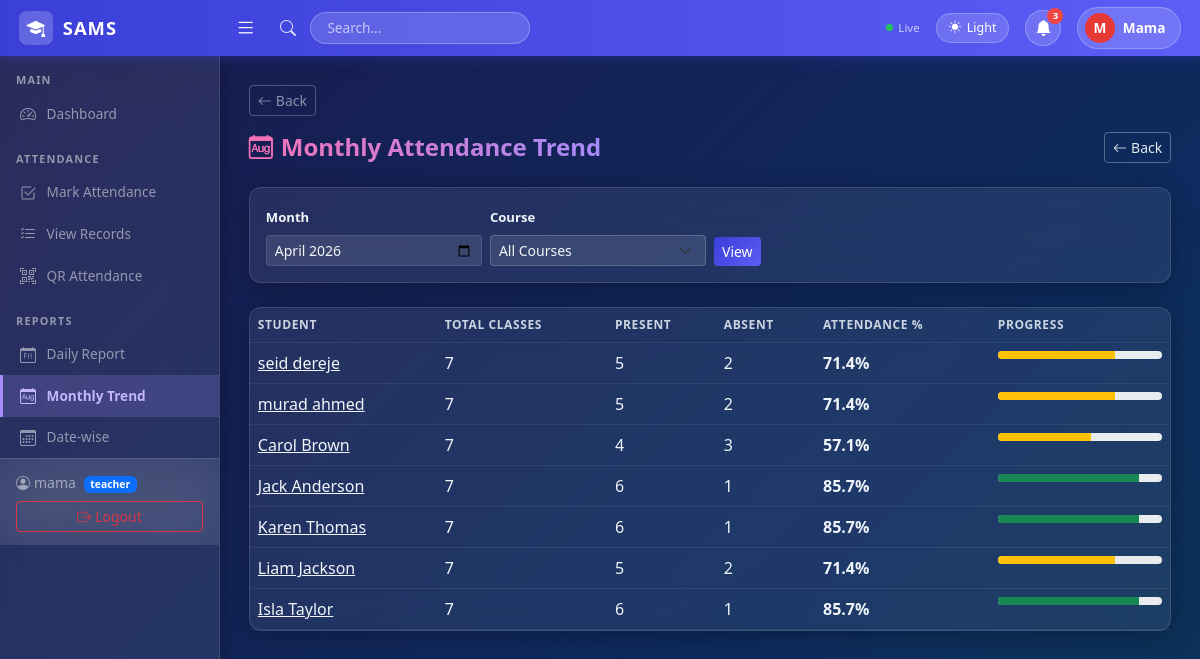
The page /reports/monthly/ (signed in) on the database its author committed.
### core/models.py (models this page shows, shortened)
class Profile(models.Model):
    ROLE_CHOICES = [('admin', 'Admin'), ('teacher', 'Teacher'), ('student', 'Student')]
    user = models.OneToOneField(User, on_delete=models.CASCADE)
    role = models.CharField(max_length=10, choices=ROLE_CHOICES, default='teacher')

class Student(models.Model):
    student_id = models.CharField(max_length=20, unique=True, null=True, blank=True)
    first_name = models.CharField(max_length=50)
    last_name = models.CharField(max_length=50)
    section = models.CharField(max_length=50, null=True, blank=True)
    department = models.CharField(max_length=100, null=True, blank=True)
    parent_contact = models.CharField(max_length=20, null=True, blank=True)
    class_group = models.ForeignKey(ClassGroup, on_delete=models.SET_NULL, null=True, blank=True, related_name='students')
    courses = models.ManyToManyField(Course, blank=True)
    user = models.OneToOneField(User, on_delete=models.SET_NULL, null=True, blank=True, related_name='student_profile')
    def __str__(self):
        return f"{self.first_name} {self.last_name}"

### core/views.py (the view)
    def wrapper(request, *args, **kwargs):
        if not request.user.is_authenticated:
            return redirect('login')
        if get_role(request.user) == 'student':
            return redirect('student_dashboard')
        return view_func(request, *args, **kwargs)

### core/views.py (called while the page is built)
def get_role(user):
    try:
        return user.profile.role
    except Exception:
        return None

def no_student(view_func):
    def wrapper(request, *args, **kwargs):
        if not request.user.is_authenticated:
            return redirect('login')
        if get_role(request.user) == 'student':
            return redirect('student_dashboard')
        return view_func(request, *args, **kwargs)
    return wrapper

### templates/reports/monthly.html (shortened to what this page needs)
{% extends 'base.html' %}
{% block content %}
<div class="d-flex justify-content-between align-items-center mb-4">
  <h4 class="fw-bold mb-0" style="background: linear-gradient(90deg, #f472b6, #a78bfa); -webkit-background-clip: text; -webkit-text-fill-color: transparent; background-clip: text;"><i class="bi bi-calendar-month me-2" style="-webkit-text-fill-color:#f472b6;"></i>Monthly Attendance Trend</h4>
  <a href="{% url 'home' %}" class="btn btn-sm" style="border:1px solid rgba(255,255,255,0.3); color:#e2e8f0; background:transparent;">
    <i class="bi bi-arrow-left me-1"></i>Back
  </a>
</div>
<div class="card p-3 mb-4">
  <form method="get" class="row g-2 align-items-end">
    <div class="col-md-3">
      <label class="form-label">Month</label>
      <input type="month" name="month" class="form-control form-control-sm" value="{{ month }}">
    </div>
    <div class="col-md-3">
      <label class="form-label">Course</label>
      <select name="course" class="form-select form-select-sm">
        <option value="">All Courses</option>
      </select>
    </div>
    <div class="col-md-2">
      <button class="btn btn-primary btn-sm">View</button>
    </div>
  </form>
</div>
<div class="card">
  <table class="table table-hover mb-0">
    <thead>
      <tr>
        <th>Student</th>
        <th>Total Classes</th>
        <th>Present</th>
        <th>Absent</th>
        <th>Attendance %</th>
        <th>Progress</th>
      </tr>
    </thead>
    <tbody>
      {% for row in summary %}
      <tr>
        <td><a href="{% url 'student_detail' row.student.id %}">{{ row.student }}</a></td>
        <td>{{ row.total }}</td>
        <td class="text-success">{{ row.present }}</td>
        <td class="text-danger">{{ row.absent }}</td>
        <td><strong>{{ row.pct }}%</strong></td>
        <td style="min-width:120px;">
          <div class="progress" style="height:8px;">
            <div class="progress-bar pct-bar {% if row.pct >= 75 %}bg-success{% elif row.pct >= 50 %}bg-warning{% else %}bg-danger{% endif %}"
              role="progressbar"
              data-pct="{{ row.pct|floatformat:0 }}"
              aria-valuenow="{{ row.pct|floatformat:0 }}"
              aria-valuemin="0"
              aria-valuemax="100"></div>
          </div>
        </td>
      </tr>
      {% empty %}
      <tr><td colspan="6" class="text-center text-muted py-4">No data for this month.</td></tr>
      {% endfor %}
    </tbody>
  </table>
</div>
{% endblock %}

### templates/base.html (shortened to what this page needs)
<!DOCTYPE html>
<html lang="en" id="htmlRoot">
<head>
  <link href="https://cdn.jsdelivr.net/npm/bootstrap@5.3.0/dist/css/bootstrap.min.css" rel="stylesheet">
  <link href="https://cdn.jsdelivr.net/npm/bootstrap-icons@1.10.5/font/bootstrap-icons.css" rel="stylesheet">
</head>
<body>
{% if user.is_authenticated %}
<nav class="top-navbar">
  <a href="{% url 'home' %}" class="brand">
    <div class="brand-icon"><i class="bi bi-mortarboard-fill text-white"></i></div>
    SAMS
  </a>
  <button class="hamburger ms-2" id="sidebarToggle"><i class="bi bi-list"></i></button>
  <div class="d-flex align-items-center ms-3 gap-2 flex-grow-1">
    <i class="bi bi-search search-icon"></i>
    <input type="text" class="search-box d-none d-md-block" placeholder="Search...">
  </div>
  <div class="d-flex align-items-center gap-3 ms-auto">
    <div class="sync-indicator d-none d-md-flex">
      <div class="sync-dot"></div>Live
    </div>
    <button class="theme-btn" onclick="toggleTheme()" id="themeBtn">
      <i class="bi bi-moon-fill" id="themeIcon"></i>
      <span id="themeLabel" class="d-none d-md-inline">Dark</span>
    </button>
    <div style="position:relative;">
      <button class="notif-btn" id="notifBtn" onclick="toggleNotif()">
        <i class="bi bi-bell-fill"></i>
        <span class="notif-badge" id="notifBadge">3</span>
      </button>
    </div>
    <a href="{% url 'logout' %}" class="user-pill">
      <div class="user-avatar">{{ user.username|first|upper }}</div>
      <span class="d-none d-md-inline">{{ user.username|capfirst }}</span>
    </a>
  </div>
</nav>
<div class="sidebar" id="sidebar">
  <div class="section-label">Main</div>
  <a href="{% url 'home' %}" class="nav-link {% if request.resolver_match.url_name == 'home' %}active{% endif %}">
    <i class="bi bi-speedometer2"></i> Dashboard
  </a>
  {% if user.profile.role == 'student' %}
  <div class="section-label">My Account</div>
  <a href="{% url 'student_dashboard' %}" class="nav-link {% if request.resolver_match.url_name == 'student_dashboard' %}active{% endif %}">
    <i class="bi bi-speedometer2"></i> Dashboard
  </a>
  <div class="section-label">My Attendance</div>
  <a href="{% url 'student_attendance' %}" class="nav-link {% if request.resolver_match.url_name == 'student_attendance' %}active{% endif %}">
    <i class="bi bi-list-check"></i> Attendance Records
  </a>
  <a href="{% url 'student_reports' %}" class="nav-link {% if request.resolver_match.url_name == 'student_reports' %}active{% endif %}">
    <i class="bi bi-bar-chart-fill"></i> My Reports
  </a>
  <a href="{% url 'student_profile' %}" class="nav-link {% if request.resolver_match.url_name == 'student_profile' %}active{% endif %}">
    <i class="bi bi-person-circle"></i> My Profile
  </a>
  {% else %}
  <div class="section-label">Attendance</div>
  <a href="{% url 'attendance_mark' %}" class="nav-link {% if request.resolver_match.url_name == 'attendance_mark' %}active{% endif %}">
    <i class="bi bi-check2-square"></i> Mark Attendance
  </a>
  <a href="{% url 'attendance_list' %}" class="nav-link {% if request.resolver_match.url_name == 'attendance_list' %}active{% endif %}">
    <i class="bi bi-list-check"></i> View Records
  </a>
  <a href="{% url 'qr_generate' %}" class="nav-link {% if request.resolver_match.url_name == 'qr_generate' or request.resolver_match.url_name == 'qr_session_detail' %}active{% endif %}">
    <i class="bi bi-qr-code-scan"></i> QR Attendance
  </a>
  <div class="section-label">Reports</div>
  <a href="{% url 'report_daily' %}" class="nav-link {% if request.resolver_match.url_name == 'report_daily' %}active{% endif %}">
    <i class="bi bi-calendar-day"></i> Daily Report
  </a>
  <a href="{% url 'report_monthly' %}" class="nav-link {% if request.resolver_match.url_name == 'report_monthly' %}active{% endif %}">
    <i class="bi bi-calendar-month"></i> Monthly Trend
  </a>
  <a href="{% url 'report_datewise' %}" class="nav-link {% if request.resolver_match.url_name == 'report_datewise' %}active{% endif %}">
    <i class="bi bi-calendar3"></i> Date-wise
  </a>
  {% endif %}
  <div class="sidebar-footer">
    <small class="d-block" style="color:var(--text-muted);">
      <i class="bi bi-person-circle me-1"></i>{{ user.username }}
      <span class="badge bg-primary ms-1" style="font-size:.65rem;">
        {% if user.is_superuser %}admin{% else %}{{ user.profile.role }}{% endif %}
      </span>
    </small>
    <a href="{% url 'logout' %}" class="btn btn-sm btn-outline-danger w-100 mt-2">
      <i class="bi bi-box-arrow-right me-1"></i>Logout
    </a>
  </div>
</div>
<div class="page-wrapper" id="pageWrapper">
  {% if request.resolver_match.url_name != 'home' and request.resolver_match.url_name != 'student_dashboard' %}
  <div class="mb-3">
    <button onclick="history.back()" class="btn btn-sm" style="border:1px solid rgba(255,255,255,0.25); color:var(--text-muted); background:transparent; transition:all .2s;"
      onmouseover="this.style.background='rgba(255,255,255,0.1)'; this.style.color='var(--text-primary)'"
      onmouseout="this.style.background='transparent'; this.style.color='var(--text-muted)'">
      <i class="bi bi-arrow-left me-1"></i>Back
    </button>
  </div>
  {% endif %}
  {% block content %}{% endblock %}
</div>
{% endif %}
</body>
</html>

### rows shown on the page
Student: student "seid dereje", total "7", present "5", absent "2", pct "71.4", {{ row.pct|floatformat:0 }} 71 (drawn)
Student: student "murad ahmed", total "7", present "5", absent "2", pct "71.4", {{ row.pct|floatformat:0 }} 71 (drawn)
Student: student "Carol Brown", total "7", present "4", absent "3", pct "57.1", {{ row.pct|floatformat:0 }} 57 (drawn)
Student: student "Jack Anderson", total "7", present "6", absent "1", pct "85.7", {{ row.pct|floatformat:0 }} 86 (drawn)
Student: student "Karen Thomas", total "7", present "6", absent "1", pct "85.7", {{ row.pct|floatformat:0 }} 86 (drawn)
Student: student "Liam Jackson", total "7", present "5", absent "2", pct "71.4", {{ row.pct|floatformat:0 }} 71 (drawn)
Student: student "Isla Taylor", total "7", present "6", absent "1", pct "85.7", {{ row.pct|floatformat:0 }} 86 (drawn)

### other values the page prints
{{ user.username|first|upper }} "M"
{{ user.username|capfirst }} "Mama"
{{ user.username }} "mama"
{{ user.profile.role }} "teacher"
